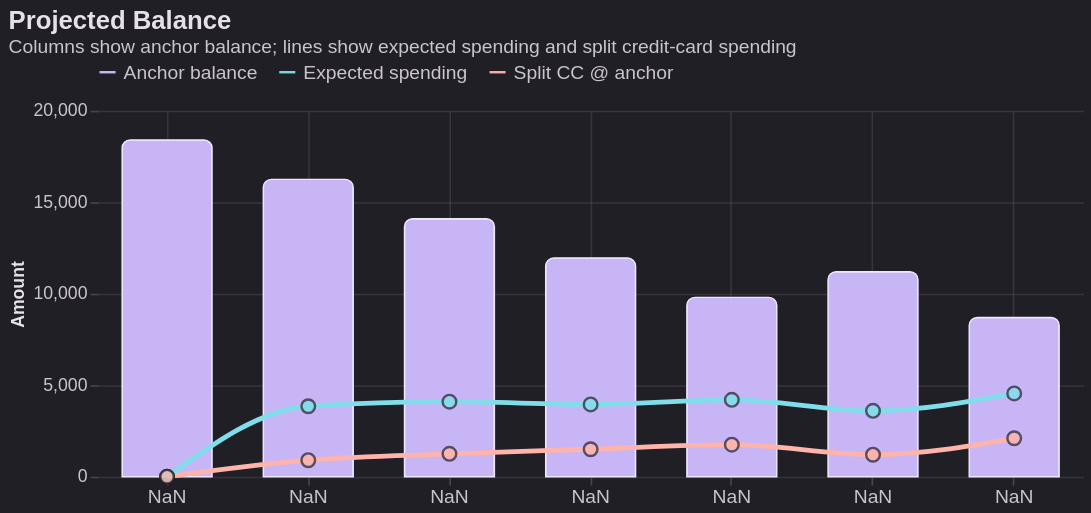

Source (Vega-Lite JSON):
### Vega-Lite specification from a JSON file in a GitHub repository (floating-point values rounded to 4 significant figures)
{"$schema": "https://vega.github.io/schema/vega-lite/v6.json", "description": "Dark themed anchor balance columns with expected spending and split credit-card spending as lines; mirrors the app chart rendered directly with Vega-Lite.", "title": {"text": "Projected Balance", "subtitle": "Columns show anchor balance; lines show expected spending and split credit-card spending", "anchor": "start", "fontSize": 16, "subtitleFontSize": 12, "color": "#e6e0e9", "subtitleColor": "#cac4d0"}, "width": 680, "height": 320, "autosize": {"type": "fit", "contains": "padding"}, "data": {"values": [{"date": "2026-01-10", "anchorBalance": 18400, "spendingAtAnchor": 0, "splitCcAtAnchor": 0}, {"date": "2026-02-10", "anchorBalance": 16250, "spendingAtAnchor": 3850, "splitCcAtAnchor": 900}, {"date": "2026-03-10", "anchorBalance": 14100, "spendingAtAnchor": 4100, "splitCcAtAnchor": 1250}, {"date": "2026-04-10", "anchorBalance": 11950, "spendingAtAnchor": 3950, "splitCcAtAnchor": 1500}, {"date": "2026-05-10", "anchorBalance": 9800, "spendingAtAnchor": 4200, "splitCcAtAnchor": 1750}, {"date": "2026-06-10", "anchorBalance": 11200, "spendingAtAnchor": 3600, "splitCcAtAnchor": 1200}, {"date": "2026-07-10", "anchorBalance": 8700, "spendingAtAnchor": 4550, "splitCcAtAnchor": 2100}]}, "transform": [{"calculate": "datum.spendingAtAnchor", "as": "expectedSpending"}, {"calculate": "datum.splitCcAtAnchor", "as": "creditCardPayments"}], "layer": [{"transform": [{"calculate": "'Anchor balance'", "as": "metric"}, {"calculate": "datum.anchorBalance", "as": "metricValue"}], "mark": {"type": "bar", "cornerRadiusTopLeft": 5, "cornerRadiusTopRight": 5, "opacity": 0.96, "width": 56, "stroke": "#ede7ff", "strokeWidth": 0.9}, "encoding": {"x": {"field": "date", "type": "ordinal", "title": null, "sort": {"field": "date", "order": "ascending"}, "scale": {"paddingInner": 0.08, "paddingOuter": 0.03}, "axis": {"labelExpr": "timeFormat(toDate(datum.label), '%b %d')", "labelAngle": 0, "labelFontSize": 12, "labelColor": "#cac4d0"}}, "y": {"field": "anchorBalance", "type": "quantitative", "title": "Amount", "axis": {"format": ",.0f", "labelFontSize": 11}}, "color": {"datum": "Anchor balance", "type": "nominal", "scale": {"domain": ["Anchor balance", "Expected spending", "Split CC @ anchor"], "range": ["#d0bcff", "#80deea", "#ffb4ab"]}, "legend": {"orient": "top", "title": null, "labelFontSize": 12, "labelColor": "#cac4d0", "symbolType": "stroke"}}, "tooltip": [{"field": "date", "type": "temporal", "title": "Anchor period", "format": "%b %d, %Y"}, {"field": "metric", "type": "nominal", "title": "Metric"}, {"field": "metricValue", "type": "quantitative", "title": "Amount", "format": ",.0f"}, {"field": "expectedSpending", "type": "quantitative", "title": "Expected spending", "format": ",.0f"}, {"field": "anchorBalance", "type": "quantitative", "title": "Anchor balance", "format": ",.0f"}, {"field": "creditCardPayments", "type": "quantitative", "title": "Split CC @ anchor", "format": ",.0f"}]}}, {"transform": [{"fold": ["expectedSpending", "creditCardPayments"], "as": ["lineKey", "metricValue"]}, {"calculate": "datum.lineKey === 'expectedSpending' ? 'Expected spending' : 'Split CC @ anchor'", "as": "metric"}], "mark": {"type": "line", "strokeWidth": 3, "interpolate": "monotone", "point": false}, "encoding": {"x": {"field": "date", "type": "ordinal", "sort": {"field": "date", "order": "ascending"}, "scale": {"paddingInner": 0.08, "paddingOuter": 0.03}}, "y": {"field": "metricValue", "type": "quantitative"}, "color": {"field": "metric", "type": "nominal", "scale": {"domain": ["Anchor balance", "Expected spending", "Split CC @ anchor"], "range": ["#d0bcff", "#80deea", "#ffb4ab"]}, "legend": {"orient": "top", "title": null, "labelFontSize": 12, "labelColor": "#cac4d0", "symbolType": "stroke"}}, "tooltip": [{"field": "date", "type": "temporal", "title": "Anchor period", "format": "%b %d, %Y"}, {"field": "metric", "type": "nominal", "title": "Metric"}, {"field": "metricValue", "type": "quantitative", "title": "Amount", "format": ",.0f"}, {"field": "expectedSpending", "type": "quantitative", "title": "Expected spending", "format": ",.0f"}, {"field": "anchorBalance", "type": "quantitative", "title": "Anchor balance", "format": ",.0f"}, {"field": "creditCardPayments", "type": "quantitative", "title": "Split CC @ anchor", "format": ",.0f"}]}}, {"transform": [{"fold": ["expectedSpending", "creditCardPayments"], "as": ["lineKey", "metricValue"]}, {"calculate": "datum.lineKey === 'expectedSpending' ? 'Expected spending' : 'Split CC @ anchor'", "as": "metric"}], "mark": {"type": "point", "filled": true, "size": 72, "stroke": "#211f26", "strokeWidth": 1.5}, "encoding": {"x": {"field": "date", "type": "ordinal", "sort": {"field": "date", "order": "ascending"}, "scale": {"paddingInner": 0.08, "paddingOuter": 0.03}}, "y": {"field": "metricValue", "type": "quantitative"}, "color": {"field": "metric", "type": "nominal", "scale": {"domain": ["Anchor balance", "Expected spending", "Split CC @ anchor"], "range": ["#d0bcff", "#80deea", "#ffb4ab"]}, "legend": {"orient": "top", "title": null, "labelFontSize": 12, "labelColor": "#cac4d0", "symbolType": "stroke"}}, "tooltip": [{"field": "date", "type": "temporal", "title": "Anchor period", "format": "%b %d, %Y"}, {"field": "metric", "type": "nominal", "title": "Metric"}, {"field": "metricValue", "type": "quantitative", "title": "Amount", "format": ",.0f"}, {"field": "expectedSpending", "type": "quantitative", "title": "Expected spending", "format": ",.0f"}, {"field": "anchorBalance", "type": "quantitative", "title": "Anchor balance", "format": ",.0f"}, {"field": "creditCardPayments", "type": "quantitative", "title": "Split CC @ anchor", "format": ",.0f"}]}}], "config": {"background": "#211f26", "view": {"stroke": null}, "axis": {"grid": true, "gridColor": "#49454f", "gridOpacity": 0.55, "domain": false, "tickColor": "#49454f", "labelColor": "#cac4d0", "titleColor": "#e6e0e9"}, "legend": {"labelColor": "#cac4d0"}}}
